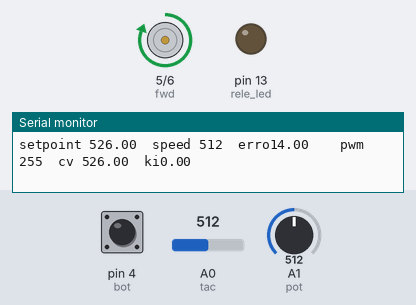
A sketch run on a simulated Arduino Uno, built with avr-gcc and run on an emulated ATmega328P. Parts: motor-driver pin pairs drawn as motors (green arrow = first pin HIGH = forward, orange = second pin HIGH = backward, longer = more drive), output pins drawn as LEDs (lit = HIGH), the last lines printed to the serial monitor. The test bench sets the inputs (shaded band); at power-on: A1 (pot) = 512, pin 4 (bot) HIGH, A0 (tac) = 512.

Above: at 1.2 s.
1.3 s: A1 (pot) set to 490
3.0 s: A1 (pot) set to 481
At 5.61 s:
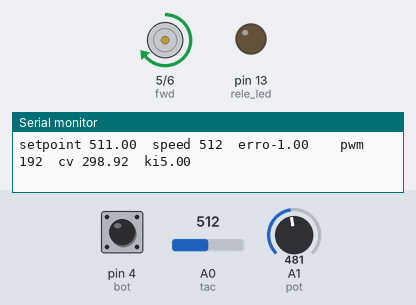
6.0 s: pin 4 (bot) pulled LOW for 0.15 s
At 6.5 s:
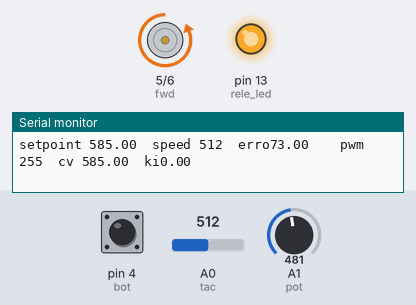
7.7 s: A0 (tac) set to 716
At 8.9 s:
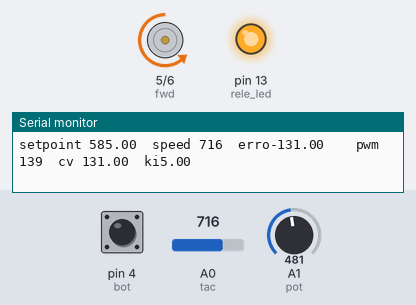
9.2 s: A1 (pot) set to 867
At 10.0 s:
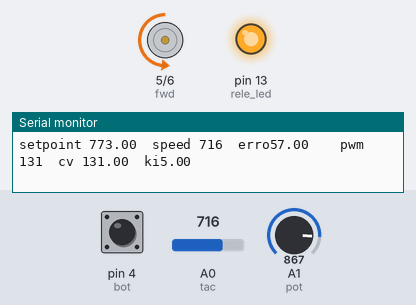
10.7 s: A1 (pot) set to 898
Timing chart, 0 to 13.7 s (numbered marks = the images above; inputs shaded):
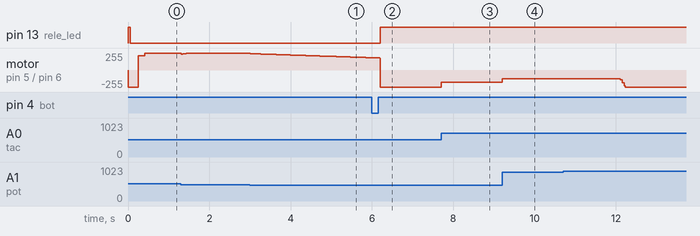

Measured:
- the behaviour switches between 482 and 481 on A1 (pot) (found by bisection; images 0 and 1)
- after the input at 3.0 s, motor on pin 5 (fwd) / pin 6 (rev): moves from forward 255/255 to forward 185/255 over 2.9 s, starting at once
- after the input at 6.0 s, pin 13 (rele_led): LOW → HIGH after 0.20 s
- after the input at 7.7 s, motor on pin 5 (fwd) / pin 6 (rev): backward 255/255 → backward 180/255 at once
- after the input at 9.2 s, motor on pin 5 (fwd) / pin 6 (rev): backward 180/255 → backward 131/255 at once

The sketch:

PID_BETA_V2.ino
```cpp
//Algoritmo para controle PID de um motor DC com realimentação de velocidade via tacogerador
//Foi usado o método das Equações das Diferenças para obtenção do algoritmo PID:
//cv(n) = cv*(n-1) + (kp +(kd/ts))*e*(n)+(-kp+(ki*ts)-(2*(kd/ts)))*e*(n-1)+((kd/ts)*e*(n-2))

//Definições das constantes
#define fwd 5 //pino pwm
#define rev 6 //pino pwm
#define tac 0 //pino tacogerador
#define pot 1 //pino potenciometro
#define bot 4 //botão para inversão da rotação
#define rele 8
#define rele_led 13 //led para sinalização dos relés
#define n 20 //número de iterações

//-----------------------------------------------------------------------------------------------------------------------------------------------------------
//Declaração para a função do filtro de média móvel
int mode(); //declaração da função para reversão do sentido de giro do motor
long moving_average(); //declaração do protótipo da função do filtro

//variáveis do algoritmo das Equações das Diferenças
float cv, //  cv(n-1)
      cv_1,
      erro, // e(n)
      erro_1, // e(n-1)
      erro_2, // e(n-2)
      setpoint;

//variáveis dos parâmetros do PID
float kp = 7;//5
float ki = 5;//2
float kd = 2.31;//3.31
float ts = 0.01;//0.01

unsigned long timeold; //armazena tempo decorrido desde a inicialização

int var_setpoint; //guarda valor do setpoint adquirido pelo potenciometro
int relative_setpoint; //variável ponteiro para o setpoint
int speed; //velocidade adquirida pelo tacogerador
int pwm; //variável global para pwm

//variáveis para filtro de média móvel
int       original;      //armazena aquisição original
int       numbers[n];  //vetor volátil para o armazenamento dos dados das iterações

bool last_botstate = 1; //estado anterior do botão
bool bot_state; //estado atual do botão
bool rele_state = 1; //estado atual do relé

unsigned int last_time = 0; //ultimo tempo do millis() para o debounce
unsigned int debounce_delay = 50; //tempo de delay do debounce
//-----------------------------------------------------------------------------------------------------------------------------------------------------------
void setup(){
timeold = 0; //inicia tempo de inicialização em 0

pinMode(fwd, OUTPUT);//pino para ativar sentido horário
pinMode(rev, OUTPUT);// pino para ativar sentido anti-horário
pinMode(rele_led, OUTPUT); //saída para ativar relés da meia ponte h
pinMode(bot, INPUT_PULLUP); //botão para ativar reversão
Serial.begin(230400);
}
//----------------------------------------------------------------------------------------------------------------------------------------------------------
void loop(){

  var_setpoint = analogRead(pot); //adquire setpoint variável pelo potenciometro
  relative_setpoint = mode(); //adquire novo valor de setpoint e inversão de rotação
  setpoint = map(relative_setpoint, 0, 1023, 350, 850); //normalização do valor do setpoint, 325 foi a velocidade minima, 900 a máxima


  mode(); //chama a função para inveter o sentido de giro e alterar a velocidade

  original = analogRead(tac); //adqire dados do tacogerador

  speed = moving_average(); //armazena o valor retornado pela função do filtro

  erro = setpoint - speed; //erro atual do sistema

  cv = cv_1 + (kp + kd/ts)*erro + (-kp + ki*ts - 2*kd/ts)*erro_1 + (kd/ts) * erro_2; //Equação das diferenças
  cv_1 = cv;
  erro_2 = erro_1;
  erro_1 = erro;
//---------------------------------------------------------------------------------------------------------------------------------------------------------
//se o PID for menor que zero, normaliza o pwm para aumentar a velocidade, valores adquiridos empiricamente
  if(cv > setpoint){
    cv = setpoint;
    //ki = 0;
  }
  //senão normaliza o pwm para a diminuição da velocidade, valores também adquiridos empiricamente
  if(cv < 131) {
     cv = 131;

  }

  //Implementação de um anti-windup, se o pwm saturar em >254 e o erro for maior que 0 a constante kp é zerada
  // caso não a constante recebe o valor padrão
  if((pwm > 254) && (erro > 0)) ki = 0;
  if(pwm < 254) ki = 5;
  if(speed < 340) cv = setpoint; //Se a velocidade for menor que o valor mínimo, cv será = setpoint

  pwm = map(cv, 0,setpoint, 106, 255);

//----------------------------------------------------------------------------------------------------------------------------------------------------------
// Algoritmo de plotagem do gráfico serial e monitor serial
  if(millis() - timeold >= 50){
  timeold = millis();
  Serial.print("setpoint ");
  Serial.print(setpoint);
  Serial.print("  ");
  Serial.print("speed ");
  Serial.print(speed);
  Serial.print("  ");
  Serial.print("erro");
  Serial.print(erro);
  Serial.print("  ");
  Serial.print("  ");
  Serial.print("pwm ");
  Serial.print(pwm);
  Serial.print("  ");
  Serial.print("cv ");
  Serial.print(cv);
  Serial.print("  ");
  Serial.print("ki");
  Serial.println(ki);

  }
}

//---------------------------------------------------------------------------------------------------------------------------------------------------------
//Corpo da função do filtro de média móvel
long moving_average()
{

   for(int i= n-1; i>0; i--) numbers[i] = numbers[i-1]; //armazena os dados no vetor de n posições consecutivamente

   numbers[0] = original; //inicia o calculo no vetor de posição zero

   long acc = 0;  //inicializa a variável de acumulação em 0

   for(int i=0; i<n; i++) acc += numbers[i]; // move a posição dos vetores, adquirindo um novo na ultima posição e removendo o da primeira posição


   return acc/n; // realiza o retorna da operação de média, em que a soma acumulada dos vetores é dividida pelo número dos vetores

 }

int mode(){
  int setpoint_mode; //variavel que guarda a velocidade do sistema
  bool read_bot = digitalRead(bot); //variavel que faz a leitura e guarda o estado do botão
  if(read_bot != last_botstate){ //faz a negação do estado do botão
  last_time = millis(); //atualiza o tempo
  }
 if ((millis() - last_time) > debounce_delay) { //compara os tempos para o debounce
    if (read_bot != bot_state) { //
      bot_state = read_bot;

      if (bot_state == 1) {
        rele_state = !rele_state;
      }
    }
  }
  digitalWrite(rele_led, rele_state);
  last_botstate = read_bot;

  //Se o estado do relé for LOW o sentido de rotação do motor é horário
  if(rele_state == LOW){
      //setpoint_mode = 500;
      digitalWrite(rele, LOW);
      analogWrite(fwd, pwm);
      analogWrite(rev, 0);
      digitalWrite(rele_led, LOW);
      setpoint_mode = var_setpoint - 150;
  }

  //Se o estado do relé for HIGH o sentido de rotação do motor é anti-horário
  if(rele_state == HIGH){
      //setpoint_mode = 500;
      digitalWrite(rele, HIGH);
      //digitalWrite(rev_led, HIGH);
      //digitalWrite(fwd_led, LOW);
      analogWrite(fwd, 0);
      analogWrite(rev, pwm);
      digitalWrite(rele_led, HIGH);
      setpoint_mode = var_setpoint;
  }
  return setpoint_mode; //retorna novo setpoint
}
```
